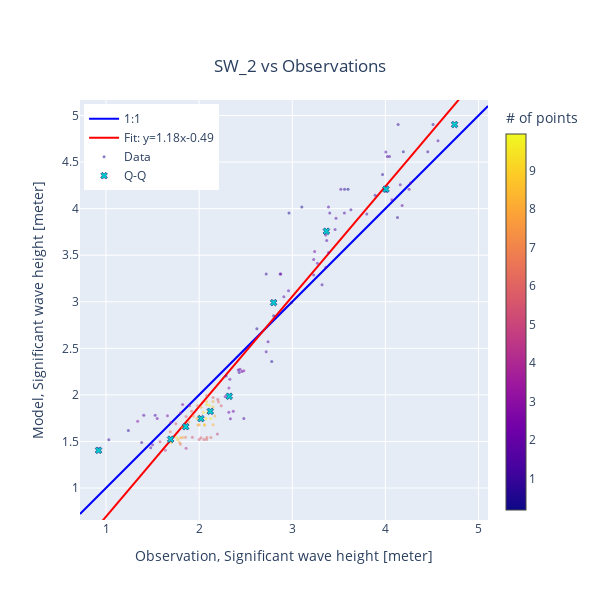

Notebook code for this chart:
### Code cell
cc.sel(model="SW_2", area=polygon).plot.scatter(backend='plotly')

### Figure 1 — Plotly figure (JSON) as saved in the notebook; plotly's stock layout.template omitted (floating-point values rounded to 4 significant figures; data arrays with more than 128 entries replaced by an {"elided": "..."} marker saying what was removed)
{"data": [{"line": {"color": "blue"}, "mode": "lines", "name": "1:1", "type": "scatter", "x": [0.7209, 5.102], "y": [0.7209, 5.102]}, {"line": {"color": "red"}, "mode": "lines", "name": "Fit: y=1.18x-0.49", "type": "scatter", "x": [0.7209, 5.102], "y": [0.3624, 5.541]}, {"marker": {"color": {"elided": "133 float values"}, "colorbar": {"thickness": 20, "title": {"text": "# of points"}}, "opacity": 0.5, "size": 3}, "mode": "markers", "name": "Data", "type": "scatter", "x": {"elided": "133 float values"}, "y": {"elided": "133 float values"}}, {"marker": {"color": "darkturquoise", "line": {"color": "midnightblue", "width": 0.6}, "symbol": "x"}, "mode": "markers", "name": "Q-Q", "type": "scatter", "x": [0.92, 1.694, 1.856, 2.02, 2.12, 2.323, 2.8, 3.367, 4.007, 4.743], "y": [1.405, 1.523, 1.658, 1.745, 1.823, 1.985, 2.99, 3.757, 4.209, 4.903]}], "layout": {"height": 600, "legend": {"x": 0.01, "y": 0.99}, "title": {"text": "SW_2 vs Observations", "x": 0.5, "xanchor": "center", "y": 0.9, "yanchor": "top"}, "width": 600, "xaxis": {"range": [0.7209, 5.102], "title": {"text": "Observation, Significant wave height [meter]"}}, "yaxis": {"range": [0.7209, 5.102], "scaleanchor": "x", "scaleratio": 1, "title": {"text": "Model, Significant wave height [meter]"}}}}
